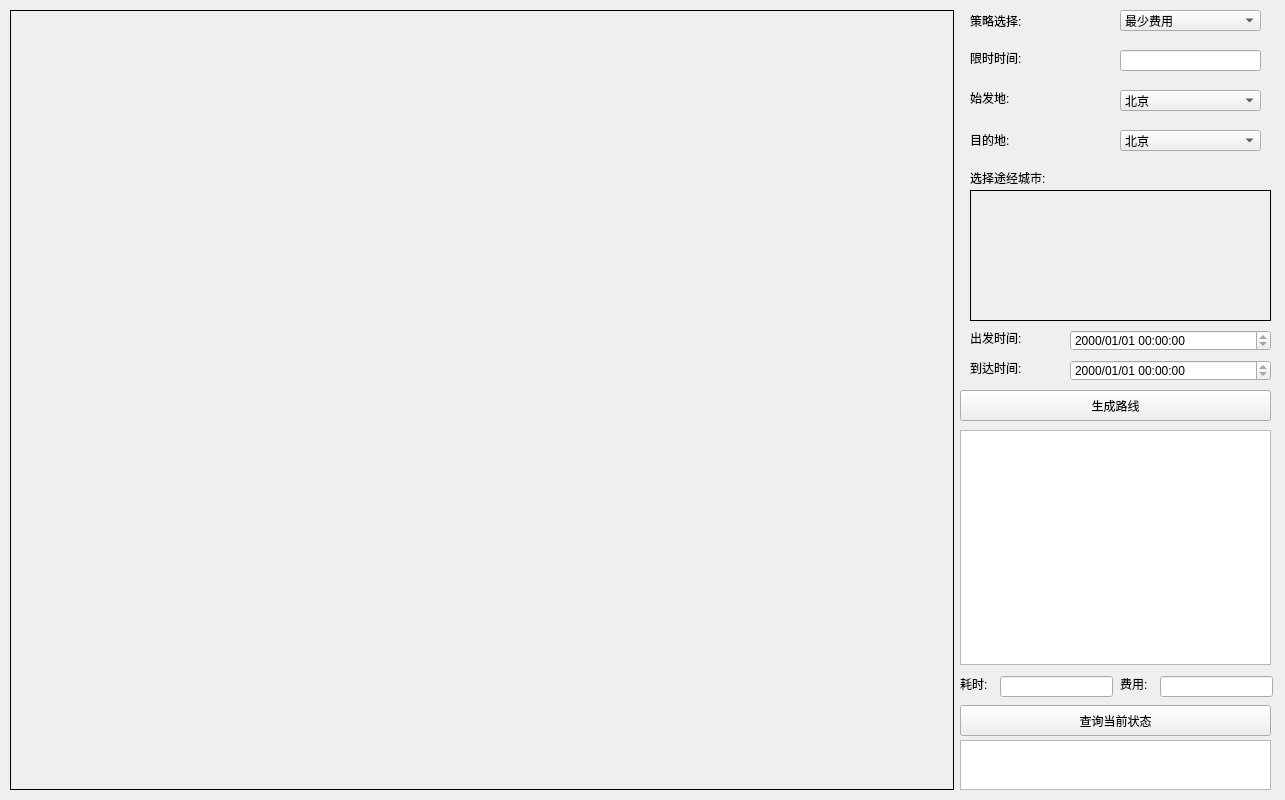
<?xml version="1.0" encoding="UTF-8"?>
<ui version="4.0">
 <class>TravelWindowClass</class>
 <widget class="QMainWindow" name="TravelWindowClass">
  <property name="geometry">
   <rect>
    <x>0</x>
    <y>0</y>
    <width>1285</width>
    <height>800</height>
   </rect>
  </property>
  <property name="minimumSize">
   <size>
    <width>1285</width>
    <height>800</height>
   </size>
  </property>
  <property name="maximumSize">
   <size>
    <width>1285</width>
    <height>800</height>
   </size>
  </property>
  <property name="windowTitle">
   <string>TravelWindow</string>
  </property>
  <widget class="QWidget" name="centralWidget">
   <widget class="QLabel" name="mapLabel">
    <property name="geometry">
     <rect>
      <x>10</x>
      <y>10</y>
      <width>944</width>
      <height>780</height>
     </rect>
    </property>
    <property name="frameShape">
     <enum>QFrame::Box</enum>
    </property>
    <property name="text">
     <string/>
    </property>
   </widget>
   <widget class="QComboBox" name="endCity">
    <property name="geometry">
     <rect>
      <x>1120</x>
      <y>130</y>
      <width>141</width>
      <height>21</height>
     </rect>
    </property>
    <item>
     <property name="text">
      <string>北京</string>
     </property>
    </item>
    <item>
     <property name="text">
      <string>上海</string>
     </property>
    </item>
    <item>
     <property name="text">
      <string>哈尔滨</string>
     </property>
    </item>
    <item>
     <property name="text">
      <string>昆明</string>
     </property>
    </item>
    <item>
     <property name="text">
      <string>拉萨</string>
     </property>
    </item>
    <item>
     <property name="text">
      <string>海口</string>
     </property>
    </item>
    <item>
     <property name="text">
      <string>郑州</string>
     </property>
    </item>
    <item>
     <property name="text">
      <string>南京</string>
     </property>
    </item>
    <item>
     <property name="text">
      <string>长沙</string>
     </property>
    </item>
    <item>
     <property name="text">
      <string>呼和浩特</string>
     </property>
    </item>
    <item>
     <property name="text">
      <string>成都</string>
     </property>
    </item>
    <item>
     <property name="text">
      <string>武汉</string>
     </property>
    </item>
   </widget>
   <widget class="QComboBox" name="startCity">
    <property name="geometry">
     <rect>
      <x>1120</x>
      <y>90</y>
      <width>141</width>
      <height>21</height>
     </rect>
    </property>
    <item>
     <property name="text">
      <string>北京</string>
     </property>
    </item>
    <item>
     <property name="text">
      <string>上海</string>
     </property>
    </item>
    <item>
     <property name="text">
      <string>哈尔滨</string>
     </property>
    </item>
    <item>
     <property name="text">
      <string>昆明</string>
     </property>
    </item>
    <item>
     <property name="text">
      <string>拉萨</string>
     </property>
    </item>
    <item>
     <property name="text">
      <string>海口</string>
     </property>
    </item>
    <item>
     <property name="text">
      <string>郑州</string>
     </property>
    </item>
    <item>
     <property name="text">
      <string>南京</string>
     </property>
    </item>
    <item>
     <property name="text">
      <string>长沙</string>
     </property>
    </item>
    <item>
     <property name="text">
      <string>呼和浩特</string>
     </property>
    </item>
    <item>
     <property name="text">
      <string>成都</string>
     </property>
    </item>
    <item>
     <property name="text">
      <string>武汉</string>
     </property>
    </item>
   </widget>
   <widget class="QComboBox" name="strategy">
    <property name="geometry">
     <rect>
      <x>1120</x>
      <y>10</y>
      <width>141</width>
      <height>21</height>
     </rect>
    </property>
    <item>
     <property name="text">
      <string>最少费用</string>
     </property>
    </item>
    <item>
     <property name="text">
      <string>最少时间</string>
     </property>
    </item>
    <item>
     <property name="text">
      <string>限时最少费用</string>
     </property>
    </item>
   </widget>
   <widget class="QLabel" name="label_2">
    <property name="geometry">
     <rect>
      <x>970</x>
      <y>10</y>
      <width>91</width>
      <height>21</height>
     </rect>
    </property>
    <property name="text">
     <string>策略选择:</string>
    </property>
   </widget>
   <widget class="QLabel" name="label_3">
    <property name="geometry">
     <rect>
      <x>970</x>
      <y>90</y>
      <width>72</width>
      <height>15</height>
     </rect>
    </property>
    <property name="text">
     <string>始发地:</string>
    </property>
   </widget>
   <widget class="QLabel" name="label_4">
    <property name="geometry">
     <rect>
      <x>970</x>
      <y>130</y>
      <width>72</width>
      <height>20</height>
     </rect>
    </property>
    <property name="text">
     <string>目的地:</string>
    </property>
   </widget>
   <widget class="QLineEdit" name="limitEdit">
    <property name="geometry">
     <rect>
      <x>1120</x>
      <y>50</y>
      <width>141</width>
      <height>21</height>
     </rect>
    </property>
    <property name="font">
     <font>
      <pointsize>10</pointsize>
      <weight>50</weight>
      <bold>false</bold>
     </font>
    </property>
   </widget>
   <widget class="QLabel" name="label_5">
    <property name="geometry">
     <rect>
      <x>970</x>
      <y>50</y>
      <width>72</width>
      <height>15</height>
     </rect>
    </property>
    <property name="text">
     <string>限时时间:</string>
    </property>
   </widget>
   <widget class="QLabel" name="label_6">
    <property name="geometry">
     <rect>
      <x>970</x>
      <y>170</y>
      <width>101</width>
      <height>16</height>
     </rect>
    </property>
    <property name="text">
     <string>选择途经城市:</string>
    </property>
   </widget>
   <widget class="QLabel" name="selectLabel">
    <property name="geometry">
     <rect>
      <x>970</x>
      <y>190</y>
      <width>301</width>
      <height>131</height>
     </rect>
    </property>
    <property name="frameShape">
     <enum>QFrame::Box</enum>
    </property>
    <property name="text">
     <string/>
    </property>
   </widget>
   <widget class="QDateTimeEdit" name="startTime">
    <property name="geometry">
     <rect>
      <x>1070</x>
      <y>330</y>
      <width>201</width>
      <height>21</height>
     </rect>
    </property>
    <property name="readOnly">
     <bool>true</bool>
    </property>
    <property name="displayFormat">
     <string>yyyy/MM/dd hh:mm:ss</string>
    </property>
    <property name="calendarPopup">
     <bool>false</bool>
    </property>
    <property name="currentSectionIndex">
     <number>0</number>
    </property>
   </widget>
   <widget class="QDateTimeEdit" name="endTime">
    <property name="geometry">
     <rect>
      <x>1070</x>
      <y>360</y>
      <width>201</width>
      <height>21</height>
     </rect>
    </property>
    <property name="wrapping">
     <bool>false</bool>
    </property>
    <property name="readOnly">
     <bool>true</bool>
    </property>
    <property name="displayFormat">
     <string>yyyy/MM/dd hh:mm:ss</string>
    </property>
   </widget>
   <widget class="QLabel" name="label_8">
    <property name="geometry">
     <rect>
      <x>970</x>
      <y>330</y>
      <width>72</width>
      <height>15</height>
     </rect>
    </property>
    <property name="text">
     <string>出发时间:</string>
    </property>
   </widget>
   <widget class="QLabel" name="label_9">
    <property name="geometry">
     <rect>
      <x>970</x>
      <y>360</y>
      <width>72</width>
      <height>15</height>
     </rect>
    </property>
    <property name="text">
     <string>到达时间:</string>
    </property>
   </widget>
   <widget class="QPushButton" name="startButton">
    <property name="geometry">
     <rect>
      <x>960</x>
      <y>390</y>
      <width>311</width>
      <height>31</height>
     </rect>
    </property>
    <property name="text">
     <string>生成路线</string>
    </property>
   </widget>
   <widget class="QTextEdit" name="answerEdit">
    <property name="geometry">
     <rect>
      <x>960</x>
      <y>430</y>
      <width>311</width>
      <height>235</height>
     </rect>
    </property>
    <property name="font">
     <font>
      <family>Arial</family>
      <pointsize>10</pointsize>
      <weight>50</weight>
      <bold>false</bold>
     </font>
    </property>
    <property name="frameShape">
     <enum>QFrame::StyledPanel</enum>
    </property>
    <property name="readOnly">
     <bool>true</bool>
    </property>
    <property name="html">
     <string>&lt;!DOCTYPE HTML PUBLIC &quot;-//W3C//DTD HTML 4.0//EN&quot; &quot;http://www.w3.org/TR/REC-html40/strict.dtd&quot;&gt;
&lt;html&gt;&lt;head&gt;&lt;meta name=&quot;qrichtext&quot; content=&quot;1&quot; /&gt;&lt;style type=&quot;text/css&quot;&gt;
p, li { white-space: pre-wrap; }
&lt;/style&gt;&lt;/head&gt;&lt;body style=&quot; font-family:'Arial'; font-size:10pt; font-weight:400; font-style:normal;&quot;&gt;
&lt;p style=&quot;-qt-paragraph-type:empty; margin-top:0px; margin-bottom:0px; margin-left:0px; margin-right:0px; -qt-block-indent:0; text-indent:0px; font-family:'SimSun'; font-size:9pt;&quot;&gt;&lt;br /&gt;&lt;/p&gt;&lt;/body&gt;&lt;/html&gt;</string>
    </property>
   </widget>
   <widget class="QPushButton" name="stateButton">
    <property name="geometry">
     <rect>
      <x>960</x>
      <y>705</y>
      <width>311</width>
      <height>31</height>
     </rect>
    </property>
    <property name="text">
     <string>查询当前状态</string>
    </property>
   </widget>
   <widget class="QTextEdit" name="stateEdit">
    <property name="geometry">
     <rect>
      <x>960</x>
      <y>740</y>
      <width>311</width>
      <height>50</height>
     </rect>
    </property>
    <property name="font">
     <font>
      <pointsize>10</pointsize>
      <weight>50</weight>
      <bold>false</bold>
     </font>
    </property>
    <property name="readOnly">
     <bool>true</bool>
    </property>
    <property name="html">
     <string>&lt;!DOCTYPE HTML PUBLIC &quot;-//W3C//DTD HTML 4.0//EN&quot; &quot;http://www.w3.org/TR/REC-html40/strict.dtd&quot;&gt;
&lt;html&gt;&lt;head&gt;&lt;meta name=&quot;qrichtext&quot; content=&quot;1&quot; /&gt;&lt;style type=&quot;text/css&quot;&gt;
p, li { white-space: pre-wrap; }
&lt;/style&gt;&lt;/head&gt;&lt;body style=&quot; font-family:'SimSun'; font-size:10pt; font-weight:400; font-style:normal;&quot;&gt;
&lt;p style=&quot;-qt-paragraph-type:empty; margin-top:0px; margin-bottom:0px; margin-left:0px; margin-right:0px; -qt-block-indent:0; text-indent:0px; font-size:9pt;&quot;&gt;&lt;br /&gt;&lt;/p&gt;&lt;/body&gt;&lt;/html&gt;</string>
    </property>
   </widget>
   <widget class="QLineEdit" name="sumCost">
    <property name="geometry">
     <rect>
      <x>1160</x>
      <y>676</y>
      <width>113</width>
      <height>21</height>
     </rect>
    </property>
    <property name="font">
     <font>
      <pointsize>10</pointsize>
      <weight>50</weight>
      <bold>false</bold>
     </font>
    </property>
    <property name="readOnly">
     <bool>true</bool>
    </property>
   </widget>
   <widget class="QLineEdit" name="sumTime">
    <property name="geometry">
     <rect>
      <x>1000</x>
      <y>676</y>
      <width>113</width>
      <height>21</height>
     </rect>
    </property>
    <property name="font">
     <font>
      <pointsize>10</pointsize>
      <weight>50</weight>
      <bold>false</bold>
     </font>
    </property>
    <property name="readOnly">
     <bool>true</bool>
    </property>
   </widget>
   <widget class="QLabel" name="label">
    <property name="geometry">
     <rect>
      <x>960</x>
      <y>676</y>
      <width>41</width>
      <height>16</height>
     </rect>
    </property>
    <property name="text">
     <string>耗时:</string>
    </property>
   </widget>
   <widget class="QLabel" name="label_7">
    <property name="geometry">
     <rect>
      <x>1120</x>
      <y>676</y>
      <width>41</width>
      <height>16</height>
     </rect>
    </property>
    <property name="text">
     <string>费用:</string>
    </property>
   </widget>
  </widget>
 </widget>
 <layoutdefault spacing="6" margin="11"/>
 <resources>
  <include location="TravelWindow.qrc"/>
 </resources>
 <connections/>
</ui>
